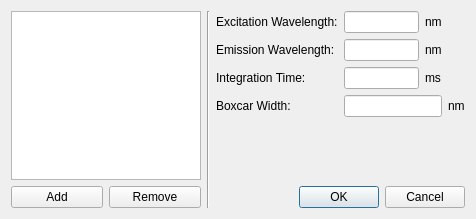
<?xml version="1.0" encoding="UTF-8"?>
<ui version="4.0">
 <class>Dialog</class>
 <widget class="QDialog" name="Dialog">
  <property name="windowModality">
   <enum>Qt::WindowModal</enum>
  </property>
  <property name="geometry">
   <rect>
    <x>0</x>
    <y>0</y>
    <width>476</width>
    <height>219</height>
   </rect>
  </property>
  <property name="windowTitle">
   <string>Dye Manager</string>
  </property>
  <property name="modal">
   <bool>true</bool>
  </property>
  <layout class="QHBoxLayout" name="horizontalLayout_6">
   <item>
    <layout class="QVBoxLayout" name="verticalLayout">
     <item>
      <widget class="QListView" name="listView">
       <property name="maximumSize">
        <size>
         <width>200</width>
         <height>16777215</height>
        </size>
       </property>
      </widget>
     </item>
     <item>
      <layout class="QHBoxLayout" name="horizontalLayout_4">
       <item>
        <widget class="QPushButton" name="buttonAdd">
         <property name="toolTip">
          <string>Add Single Card</string>
         </property>
         <property name="toolTipDuration">
          <number>5000</number>
         </property>
         <property name="text">
          <string>Add</string>
         </property>
         <property name="icon">
          <iconset>
           <normaloff>icon_add.png</normaloff>icon_add.png</iconset>
         </property>
         <property name="checkable">
          <bool>false</bool>
         </property>
        </widget>
       </item>
       <item>
        <widget class="QPushButton" name="buttonRemove">
         <property name="toolTip">
          <string>Remove Selected Card(s)</string>
         </property>
         <property name="toolTipDuration">
          <number>5000</number>
         </property>
         <property name="text">
          <string>Remove</string>
         </property>
         <property name="icon">
          <iconset>
           <normaloff>icon_remove.png</normaloff>icon_remove.png</iconset>
         </property>
        </widget>
       </item>
      </layout>
     </item>
    </layout>
   </item>
   <item>
    <widget class="Line" name="line">
     <property name="orientation">
      <enum>Qt::Vertical</enum>
     </property>
    </widget>
   </item>
   <item>
    <layout class="QVBoxLayout" name="verticalLayout_2">
     <item>
      <layout class="QFormLayout" name="formLayout">
       <item row="0" column="0">
        <widget class="QLabel" name="label_2">
         <property name="text">
          <string>Excitation Wavelength:</string>
         </property>
        </widget>
       </item>
       <item row="0" column="1">
        <layout class="QHBoxLayout" name="horizontalLayout">
         <item>
          <widget class="QLineEdit" name="lineEditExcitation">
           <property name="sizePolicy">
            <sizepolicy hsizetype="Expanding" vsizetype="Fixed">
             <horstretch>0</horstretch>
             <verstretch>0</verstretch>
            </sizepolicy>
           </property>
           <property name="maximumSize">
            <size>
             <width>75</width>
             <height>16777215</height>
            </size>
           </property>
          </widget>
         </item>
         <item>
          <widget class="QLabel" name="label_7">
           <property name="text">
            <string>nm</string>
           </property>
          </widget>
         </item>
        </layout>
       </item>
       <item row="1" column="0">
        <widget class="QLabel" name="label_3">
         <property name="text">
          <string>Emission Wavelength:</string>
         </property>
        </widget>
       </item>
       <item row="1" column="1">
        <layout class="QHBoxLayout" name="horizontalLayout_2">
         <item>
          <widget class="QLineEdit" name="lineEditEmission">
           <property name="sizePolicy">
            <sizepolicy hsizetype="Expanding" vsizetype="Fixed">
             <horstretch>0</horstretch>
             <verstretch>0</verstretch>
            </sizepolicy>
           </property>
           <property name="maximumSize">
            <size>
             <width>75</width>
             <height>16777215</height>
            </size>
           </property>
          </widget>
         </item>
         <item>
          <widget class="QLabel" name="label_6">
           <property name="text">
            <string>nm</string>
           </property>
          </widget>
         </item>
        </layout>
       </item>
       <item row="2" column="0">
        <widget class="QLabel" name="label_4">
         <property name="text">
          <string>Integration Time:</string>
         </property>
        </widget>
       </item>
       <item row="2" column="1">
        <layout class="QHBoxLayout" name="horizontalLayout_3">
         <item>
          <widget class="QLineEdit" name="lineEditIntegrationTime">
           <property name="sizePolicy">
            <sizepolicy hsizetype="Expanding" vsizetype="Fixed">
             <horstretch>0</horstretch>
             <verstretch>0</verstretch>
            </sizepolicy>
           </property>
           <property name="maximumSize">
            <size>
             <width>75</width>
             <height>16777215</height>
            </size>
           </property>
          </widget>
         </item>
         <item>
          <widget class="QLabel" name="label_5">
           <property name="text">
            <string>ms</string>
           </property>
          </widget>
         </item>
        </layout>
       </item>
       <item row="3" column="0">
        <widget class="QLabel" name="label">
         <property name="text">
          <string>Boxcar Width:</string>
         </property>
        </widget>
       </item>
       <item row="3" column="1">
        <layout class="QHBoxLayout" name="horizontalLayout_5">
         <item>
          <widget class="QLineEdit" name="lineEditBoxcarWidth"/>
         </item>
         <item>
          <widget class="QLabel" name="label_8">
           <property name="text">
            <string>nm</string>
           </property>
          </widget>
         </item>
        </layout>
       </item>
      </layout>
     </item>
     <item>
      <widget class="QDialogButtonBox" name="buttonBox">
       <property name="orientation">
        <enum>Qt::Horizontal</enum>
       </property>
       <property name="standardButtons">
        <set>QDialogButtonBox::Cancel|QDialogButtonBox::Ok</set>
       </property>
      </widget>
     </item>
    </layout>
   </item>
  </layout>
 </widget>
 <resources/>
 <connections>
  <connection>
   <sender>buttonBox</sender>
   <signal>accepted()</signal>
   <receiver>Dialog</receiver>
   <slot>accept()</slot>
   <hints>
    <hint type="sourcelabel">
     <x>248</x>
     <y>254</y>
    </hint>
    <hint type="destinationlabel">
     <x>157</x>
     <y>274</y>
    </hint>
   </hints>
  </connection>
  <connection>
   <sender>buttonBox</sender>
   <signal>rejected()</signal>
   <receiver>Dialog</receiver>
   <slot>reject()</slot>
   <hints>
    <hint type="sourcelabel">
     <x>316</x>
     <y>260</y>
    </hint>
    <hint type="destinationlabel">
     <x>286</x>
     <y>274</y>
    </hint>
   </hints>
  </connection>
 </connections>
</ui>
